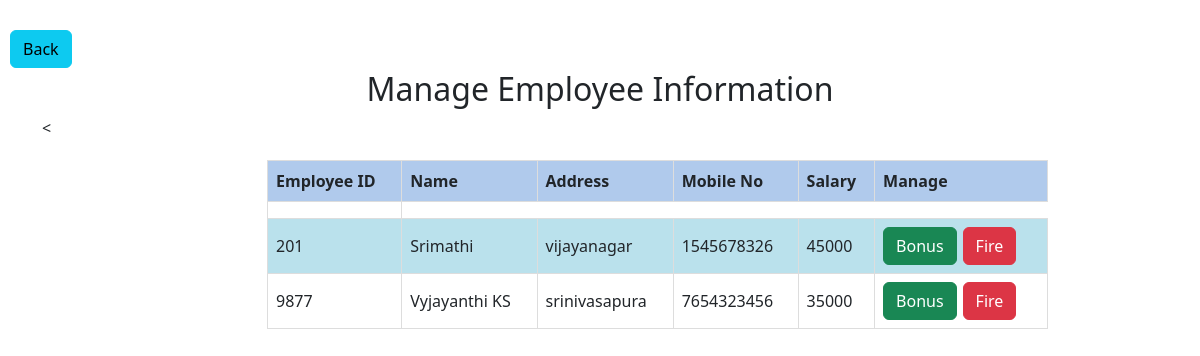
/mngemp.php (signed in), run on the app's committed database.
### tables this page shows
CREATE TABLE `employee` (
  `emp_id` int(5) NOT NULL,
  `emp_name` varchar(20) NOT NULL,
  `address` varchar(20) NOT NULL,
  `mobileno` varchar(10) NOT NULL,
  `salary` int(10) NOT NULL,
  `branch_no` int(4) NOT NULL
);

### mngemp.php (the view, shortened to what this page needs)
<!DOCTYPE html>
<html lang="en">
<head>
    <link href="https://cdn.jsdelivr.net/npm/bootstrap@5.3.3/dist/css/bootstrap.min.css" rel="stylesheet">
</head>
<?php
$con = new mysqli('localhost','root','','bankmini');
$result=$con->query("select * from employee where branch_no='{$_SESSION['branch_no']}'");
?>
<body>
<a href="mindex.php"><button type="button" class="btn btn-info" style="margin-top:30px;margin-left:10px;position: absolute; top: 0; left: 0;">Back</button></a>
<div style="margin-top:70px;"class="container">
    <h2> <center>Manage Employee Information</center></h2><
    <table>
        <thead>
            <tr>
                <th>Employee ID</th>
                <th>Name</th>
                <th>Address</th>
                <th>Mobile No</th>
                <th>Salary</th>
                <th>Manage</th>
            </tr>
        </thead>
        <tbody>
            <tr>
            <td>  <?php
            while ($employee = $result->fetch_assoc()) {
                echo "<tr>";
                echo "<td>{$employee['emp_id']}</td>";
                echo "<td>{$employee['emp_name']}</td>";
                echo "<td>{$employee['address']}</td>";
                echo "<td>{$employee['mobileno']}</td>";
                echo "<td>{$employee['salary']}</td>";
                echo "<td>";
                echo '<a href="?alter=' .$employee['emp_id']  . '"><button type="button" class="btn btn-success">Bonus</button></a>';
                echo '<a href="?delete=' . $employee['emp_id'] . '"><button  style="margin-left: 6px;"type="button" class="btn btn-danger">Fire</button></a>';
                echo "</td>";
                echo "</tr>";
                echo "</tr>";
            }?>
        </tbody>
    </table>
        </div>
</body>
</html>

### mngemp.php (style rules this page uses)
table { width: 70%; border-collapse: collapse; margin-top: 20px; margin-left: 225px; margin-right:10px; }
th, td { border: 1px solid #dddddd; padding: 8px; text-align: left; }
th { background-color: #b0caec; }
tr:nth-child(even) { background-color: #bae1ec; }

### data on the page
employee: emp_id "201", emp_name "Srimathi", address "vijayanagar", mobileno "1545678326", salary "45000"
employee: emp_id "9877", emp_name "Vyjayanthi KS", address "srinivasapura", mobileno "7654323456", salary "35000"
